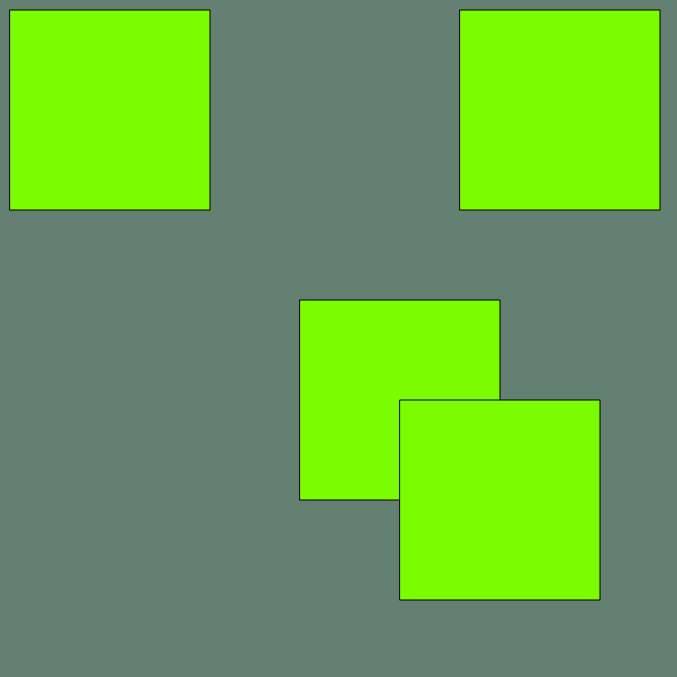
Frame 1 (no input)
Frame 60 (no input): identical to frame 1, image omitted
Frame 120 (the mouse pressed at the canvas centre since frame 60): identical to frame 1, image omitted

The p5.js sketch that drew this single still picture (run headless with seeded random() and noise() and a simulated clock; from frame 60 on, the mouse is pressed at the canvas centre):

// p5.js sketch
// ── sketch.js
function setup()
{
  //create a drawing service 700px wide, 500px tall
  createCanvas(677,677);

}

function draw()
{
  //create a background using RGB values
  //I worked with Joycelyn to give my background a salmon colour
  background(100,128,114)

  // change the paint brush to a specific color according to RGB values
  fill(124,252,0);

  // create a rectangle at x,y coordinates 10,10 with length x height at 100 x 50
  rect(300,300,200,200);

  rect(400,400,200,200);

  rect(10,10,200,200);

  rect(460,10,200,200);




}
